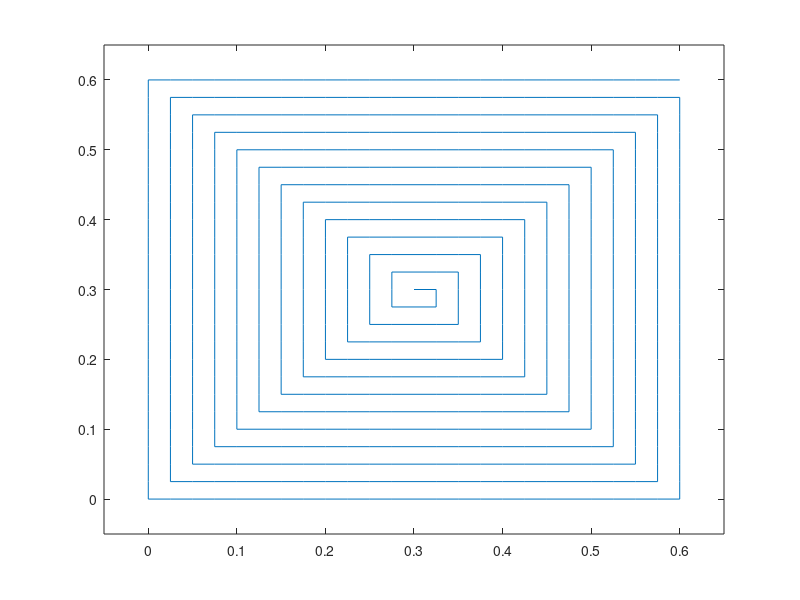

The MATLAB source for this figure: (Note: this script raises an error after producing the figure.)
clearvars -except R1 R2
close all HIDDEN
rng(10)

% This code generates Fig.6, where the SNR is plotted as a function of N
% for different non-isotropic conditions of EMI and compared with the SNR
% obtained for an algorithmically optimized RIS's phases matrix.

%Wavelength in meter
lambda = 0.1;

% Wavenumber
kappa = 2*pi/lambda;

%The width and height of an RIS element
d = lambda/4;

% Maximum mumber of elements per dimension
MaxNumOfElements = 25;

%Number of channel realizations
numOfChan = 1000;

% Vector of number of elements per dimension
NumOfElements = 1:2:MaxNumOfElements;

%% System Parameters - as defined in the letter

% Bandidth
Bandwidth = 1e6;

% RIS element area
A = d.^2;

% Total Radiated Power in dBm
PowerdBm = 23;

% Total Radiated Power in mWatt
Power = db2pow(PowerdBm);

% Thermal noise in dBm
SigmaW2dBm = pow2db(Bandwidth)-174; % -114 dBm;

% Thermal noise in Watt (sigma2_w)
SigmaW2 = db2pow(SigmaW2dBm);

% SNR
Psigma2 = Power/SigmaW2;

% SNR in dB
Psigma2dB = pow2db(Psigma2);

% Channel gain h1
betaH1A = db2pow(-48)*A;

% Channel gain h2
betaH2A = db2pow(-38)*A;

% Channel gain of direct link
betaHd = db2pow(-inf);

% Rho value in dB - ratio between signal power and EMI power
rho = 20;

% Computing the variance of EMI from the rho values in dBm
Sigma2dBm = PowerdBm + pow2db(betaH1A/A) - rho;

% Variance of EMI in mWatt
Sigma2A = db2pow(Sigma2dBm)*A;

%% RIS Elements Coordinates
% Define the antenna elements coordinates according to a spiral
% distribution. See https://oeis.org/A174344 for reference

% Preallocate vectors
x_coordinate = zeros(1,MaxNumOfElements^2);
y_coordinate = zeros(1,MaxNumOfElements^2);

x_coordinate(1) = 0;
y_coordinate(1) = 0;

for n = 2:MaxNumOfElements^2
    x_coordinate(n) = x_coordinate(n-1) + sin(mod(floor(sqrt(4*(n-2)+1)),4)*pi/2);
    y_coordinate(n) = y_coordinate(n-1) + cos(mod(floor(sqrt(4*(n-2)+1)),4)*pi/2);
end

% Move array to the x>0,y>0 quadrant
x_coordinate = x_coordinate-min(x_coordinate);
y_coordinate = y_coordinate-min(y_coordinate);

% Scale coordinates according to the distance d
x_coordinate=x_coordinate*d;
y_coordinate=y_coordinate*d;

% Plot of the antenna coordinates
figure, plot(x_coordinate,y_coordinate,'-')
xlim([-2,MaxNumOfElements+1]*d)
ylim([-2,MaxNumOfElements+1]*d)

%% First and second channel correlation matrices
% R1: first channel

% Angle of arrival properties:
% Theta angle's mean and variance
theta_angle_mean = pi/4;
theta_angle_variance_degrees = 20;
theta_angle_variance = (theta_angle_variance_degrees*pi/180)^2;
% Phi angle's mean and variance
phi_angle_mean = 0;
phi_angle_variance = theta_angle_variance;

% Compute Correlation matrix of h1
R1 = function_RCorrelated(x_coordinate,y_coordinate,theta_angle_mean,theta_angle_variance,...
    phi_angle_mean,phi_angle_variance,kappa);

% R2: second channel

% Angle of arrival properties:
% Theta angle's mean and variance
theta_angle_mean = 0;
theta_angle_variance_degrees = 20;
theta_angle_variance = (theta_angle_variance_degrees*pi/180)^2;
% Phi angle's mean and variance
phi_angle_mean = pi/4;
phi_angle_variance = theta_angle_variance;

% Compute Correlation matrix of h2
R2 = function_RCorrelated(x_coordinate,y_coordinate,theta_angle_mean,theta_angle_variance,...
    phi_angle_mean,phi_angle_variance,kappa);

%% EMI correlation matrices for different variances

% Vector of EMI's variances for phi and theta
variances_vector = ([45 Inf]*pi/180).^2;

% Ready to store data
meanSNR = zeros(numel(variances_vector),numel(NumOfElements));
meanSNR_algorithm = zeros(numel(variances_vector),numel(NumOfElements));
meanSNR_rayleigh = zeros(numel(variances_vector),numel(NumOfElements));
meanSNR_noEMI = zeros(1,numel(NumOfElements));

for variances_index = 1:numel(variances_vector)
    
    variances = variances_vector(variances_index);
    
    % Rn: EMI
    
    % Angle of arrival properties:
    % Theta angle's mean and variance
    theta_angle_mean = 0;
    theta_angle_variance = variances;
    
    % Phi angle's mean and variance
    phi_angle_mean = -pi/4;
    phi_angle_variance = variances;
    
    % Generate correlation matrix of EMI
    RN = function_RCorrelated(x_coordinate,y_coordinate,theta_angle_mean,theta_angle_variance,...
        phi_angle_mean,phi_angle_variance,kappa);
    
    % Prepare to save results
    SNR = zeros(numOfChan,1);
    SNR_noEMI = zeros(numOfChan,1);
    SNR_algorithm = zeros(numOfChan,1);
    SNR_rayleigh = zeros(numOfChan,1);
    
    % Loop over number of RIS elements per dimension
    for ii = 1:numel(NumOfElements)
        
        N = NumOfElements(ii)^2;
        
        disp(['N: ',num2str(N)])
        
        % Reduced-size R1 sqrt matrix
        R1sq_i = sqrtm(R1(1:N,1:N));
        
        % Reduced-size R2 sqrt matrix
        R2sq_i = sqrtm(R2(1:N,1:N));
        
        % Reduced-size Rn matrix
        RN_i = RN(1:N,1:N);
        
        % Loop over channel realizations
        parfor kk = 1:numOfChan
            
            % Random realization of the channel defined on the paper
            h1 = sqrt(betaH1A)*R1sq_i*sqrt(.5)*(randn(N,1) + 1j*randn(N,1)); % First user channel
            h2 = sqrt(betaH2A)*R2sq_i*sqrt(.5)*(randn(N,1) + 1j*randn(N,1)); % Second user channel
            hd = sqrt(betaHd)*sqrt(.5)*(randn(1,1) + 1j*randn(1,1)); % Direct link channel            % Optimal RIS configuration against thermal noise
            
            % Optimal RIS configuration against thermal noise
            theta = diag((exp(1j*(angle(conj(h2).*h1)-angle(hd)))));
            
            % Computation of the effective channel vector g2
            g2 = theta*h2;
            
            % Current SNR value
            SNR(kk) = function_SNR(Power, SigmaW2, g2, h1, hd, Sigma2A,RN_i);
            
            % Current optimized SNR value with the iterative method and
            % upper bound
            [SNR_algorithm(kk),~,SNR_rayleigh(kk),~] = function_optimization(Power, SigmaW2, h2, h1, hd, Sigma2A, RN_i,0);
  
            if variances_index == 1
                
                SNR_noEMI(kk) = function_SNR(Power, SigmaW2, g2, h1, hd, 0, RN_i);
                
            end
        end
        
        % Save average SNR
        meanSNR(variances_index,ii) = mean(real(SNR));
        meanSNR_algorithm(variances_index,ii) = mean(real(SNR_algorithm));
        meanSNR_rayleigh(variances_index,ii) = mean(real(SNR_rayleigh));
        
        if variances_index == 1
            
            meanSNR_noEMI(1,ii) = mean(real(SNR_noEMI));
            
        end
        
    end
    
end

% Plot numerical results
% fig6 = figure(6);
% fig6.Position(3:4) = [550 350];
% hold on; box on; grid on
% set(gca,'fontsize',16);
% plot(NumOfElements.^2,smooth(meanSNR(1,:)),'LineWidth',2,'LineStyle',':','Color',[0 0 1]),
% plot(NumOfElements.^2,smooth(meanSNR_algorithm(1,:)),'LineWidth',2,'LineStyle','-.','Color',[1 0 0]),
% plot(NumOfElements.^2,smooth(meanSNR_rayleigh(1,:)),'LineWidth',2,'LineStyle','--','Color',[0 0 0]),
% plot(NumOfElements.^2,smooth(meanSNR_noEMI(1,:)),'LineWidth',2,'Color',[0 0 1])
% set(gca,'fontsize',18);
% legend({'Opt. thermal noise',...
%     'Iterative Algorithm',...
%     'Upper bound',...
%     'w/o EMI'},'Interpreter','latex','Location','best')


% Plot numerical results
fig7 = figure(7);
fig7.Position(3:4) = [550 350];
hold on; box on; grid on
set(gca,'fontsize',16);
plot(NumOfElements.^2,smooth(meanSNR(2,:)),'LineWidth',2,'LineStyle',':','Color',[0 0 1]),
plot(NumOfElements.^2,smooth(meanSNR_algorithm(2,:)),'LineWidth',2,'LineStyle','-.','Color',[1 0 0]),
plot(NumOfElements.^2,smooth(meanSNR_rayleigh(2,:)),'LineWidth',2,'LineStyle','--','Color',[0 0 0]),
plot(NumOfElements.^2,smooth(meanSNR_noEMI(1,:)),'LineWidth',2,'Color',[0 0 1])
set(gca,'fontsize',18);
legend({'Opt. thermal noise',...
    'Iterative Algorithm',...
    'Upper bound',...
    'w/o EMI'},'Interpreter','latex','Location','best')

clear Rn_i R1s R2s
